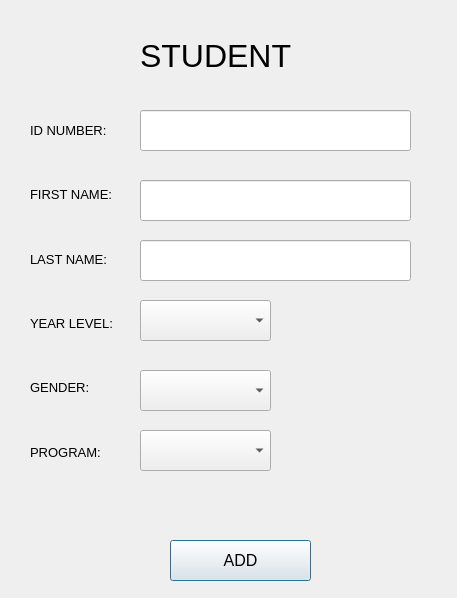
<?xml version="1.0" encoding="UTF-8"?>
<ui version="4.0">
 <class>addStudentDialog</class>
 <widget class="QDialog" name="addStudentDialog">
  <property name="geometry">
   <rect>
    <x>0</x>
    <y>0</y>
    <width>457</width>
    <height>598</height>
   </rect>
  </property>
  <property name="windowTitle">
   <string>Add Student</string>
  </property>
  <widget class="QLabel" name="idnumberlabel">
   <property name="geometry">
    <rect>
     <x>30</x>
     <y>120</y>
     <width>95</width>
     <height>21</height>
    </rect>
   </property>
   <property name="font">
    <font>
     <pointsize>10</pointsize>
    </font>
   </property>
   <property name="text">
    <string>ID NUMBER:</string>
   </property>
  </widget>
  <widget class="QLabel" name="firstnamelabel">
   <property name="geometry">
    <rect>
     <x>30</x>
     <y>184</y>
     <width>101</width>
     <height>21</height>
    </rect>
   </property>
   <property name="font">
    <font>
     <pointsize>10</pointsize>
    </font>
   </property>
   <property name="text">
    <string>FIRST NAME:</string>
   </property>
  </widget>
  <widget class="QLabel" name="lastnamelabel">
   <property name="geometry">
    <rect>
     <x>30</x>
     <y>249</y>
     <width>94</width>
     <height>21</height>
    </rect>
   </property>
   <property name="font">
    <font>
     <pointsize>10</pointsize>
    </font>
   </property>
   <property name="text">
    <string>LAST NAME:</string>
   </property>
  </widget>
  <widget class="QLabel" name="yearlevellabel">
   <property name="geometry">
    <rect>
     <x>30</x>
     <y>313</y>
     <width>99</width>
     <height>21</height>
    </rect>
   </property>
   <property name="font">
    <font>
     <pointsize>10</pointsize>
    </font>
   </property>
   <property name="text">
    <string>YEAR LEVEL:</string>
   </property>
  </widget>
  <widget class="QLabel" name="genderlabel">
   <property name="geometry">
    <rect>
     <x>30</x>
     <y>377</y>
     <width>71</width>
     <height>21</height>
    </rect>
   </property>
   <property name="font">
    <font>
     <pointsize>10</pointsize>
    </font>
   </property>
   <property name="text">
    <string>GENDER:</string>
   </property>
  </widget>
  <widget class="QLabel" name="programlabel">
   <property name="geometry">
    <rect>
     <x>30</x>
     <y>442</y>
     <width>84</width>
     <height>21</height>
    </rect>
   </property>
   <property name="font">
    <font>
     <pointsize>10</pointsize>
    </font>
   </property>
   <property name="text">
    <string>PROGRAM:</string>
   </property>
  </widget>
  <widget class="QLineEdit" name="IDNumberLine">
   <property name="geometry">
    <rect>
     <x>140</x>
     <y>110</y>
     <width>271</width>
     <height>41</height>
    </rect>
   </property>
   <property name="font">
    <font>
     <pointsize>12</pointsize>
    </font>
   </property>
  </widget>
  <widget class="QLineEdit" name="firstNameLine">
   <property name="geometry">
    <rect>
     <x>140</x>
     <y>180</y>
     <width>271</width>
     <height>41</height>
    </rect>
   </property>
   <property name="font">
    <font>
     <pointsize>12</pointsize>
    </font>
   </property>
  </widget>
  <widget class="QLineEdit" name="lastNameLine">
   <property name="geometry">
    <rect>
     <x>140</x>
     <y>240</y>
     <width>271</width>
     <height>41</height>
    </rect>
   </property>
   <property name="font">
    <font>
     <pointsize>12</pointsize>
    </font>
   </property>
  </widget>
  <widget class="QComboBox" name="yearLevelBox">
   <property name="geometry">
    <rect>
     <x>140</x>
     <y>300</y>
     <width>131</width>
     <height>41</height>
    </rect>
   </property>
   <property name="font">
    <font>
     <pointsize>12</pointsize>
    </font>
   </property>
  </widget>
  <widget class="QComboBox" name="genderBox">
   <property name="geometry">
    <rect>
     <x>140</x>
     <y>370</y>
     <width>131</width>
     <height>41</height>
    </rect>
   </property>
   <property name="font">
    <font>
     <pointsize>12</pointsize>
    </font>
   </property>
  </widget>
  <widget class="QComboBox" name="programBox">
   <property name="geometry">
    <rect>
     <x>140</x>
     <y>430</y>
     <width>131</width>
     <height>41</height>
    </rect>
   </property>
   <property name="font">
    <font>
     <pointsize>12</pointsize>
    </font>
   </property>
  </widget>
  <widget class="QLabel" name="addstudentlabel">
   <property name="geometry">
    <rect>
     <x>140</x>
     <y>20</y>
     <width>191</width>
     <height>71</height>
    </rect>
   </property>
   <property name="font">
    <font>
     <pointsize>24</pointsize>
    </font>
   </property>
   <property name="text">
    <string>STUDENT</string>
   </property>
  </widget>
  <widget class="QPushButton" name="addProgramButton">
   <property name="geometry">
    <rect>
     <x>170</x>
     <y>540</y>
     <width>141</width>
     <height>41</height>
    </rect>
   </property>
   <property name="font">
    <font>
     <pointsize>12</pointsize>
    </font>
   </property>
   <property name="text">
    <string>ADD</string>
   </property>
  </widget>
 </widget>
 <resources/>
 <connections/>
</ui>
